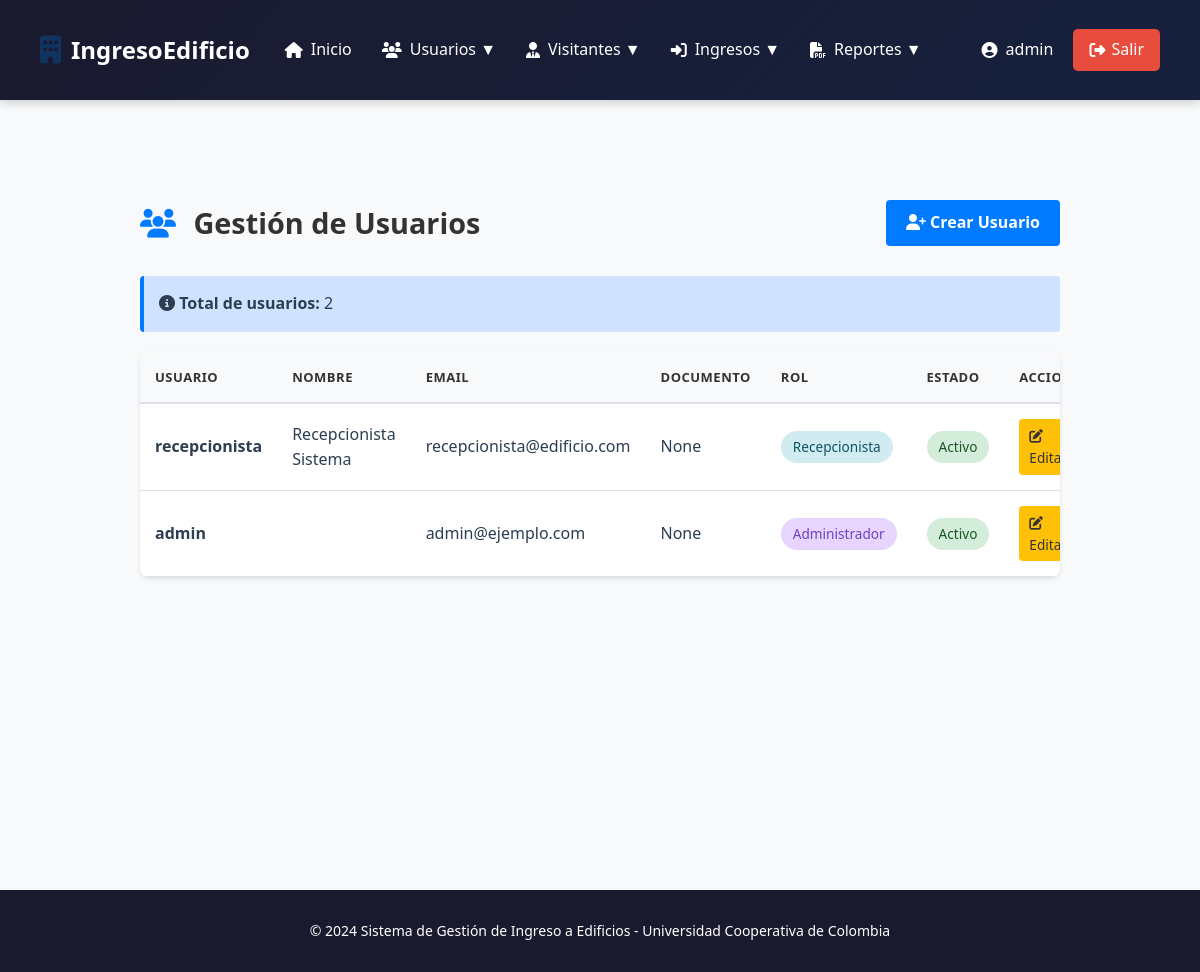
The page /usuarios/listar/ (signed in) on the database its author committed.
### ingreso_edificio/models.py (models this page shows, shortened)
class Usuario(AbstractUser):
    ROLES = [
        ('administrador', 'Administrador'),
        ('recepcionista', 'Recepcionista'),
        ('visitante', 'Visitante'),
    ]
    rol = models.CharField(max_length=20, choices=ROLES, default='visitante')
    telefono = models.CharField(max_length=20, blank=True)
    direccion = models.CharField(max_length=255, blank=True)
    documento = models.CharField(max_length=20, unique=True, null=True, blank=True)
    fecha_creacion = models.DateTimeField(auto_now_add=True)
    fecha_actualizacion = models.DateTimeField(auto_now=True)
    class Meta:
        verbose_name = 'Usuario'
        verbose_name_plural = 'Usuarios'
        ordering = ['-fecha_creacion']

### ingreso_edificio/views.py (the view)
# urls.py: path('usuarios/listar/', views.listar_usuarios, name='listar_usuarios'),
@login_required(login_url='login')
@user_passes_test(es_administrador)
def listar_usuarios(request):
    usuarios = Usuario.objects.all()
    return render(request, 'usuarios/listar_usuarios.html', {'usuarios': usuarios})

### ingreso_edificio/views.py (called while the page is built)
def es_administrador(user):
    return user.is_authenticated and user.rol == 'administrador'

### templates/usuarios/listar_usuarios.html (shortened to what this page needs)
{% extends 'base.html' %}
{% load static %}
{% block content %}
<div class="container">
    <div class="page-header">
        <h1 class="page-title">
            <i class="fas fa-users"></i>
            Gestión de Usuarios
        </h1>
        <a href="{% url 'crear_usuario' %}" class="btn-crear">
            <i class="fas fa-user-plus"></i> Crear Usuario
        </a>
    </div>
    <div class="info-box">
        <strong><i class="fas fa-info-circle"></i> Total de usuarios:</strong> {{ usuarios.count }}
    </div>
    <div class="table-container">
        {% if usuarios %}
        <table>
            <thead>
                <tr>
                    <th>Usuario</th>
                    <th>Nombre</th>
                    <th>Email</th>
                    <th>Documento</th>
                    <th>Rol</th>
                    <th>Estado</th>
                    <th>Acciones</th>
                </tr>
            </thead>
            <tbody>
                {% for usuario in usuarios %}
                <tr>
                    <td><strong>{{ usuario.username }}</strong></td>
                    <td>{{ usuario.get_full_name }}</td>
                    <td>{{ usuario.email }}</td>
                    <td>{{ usuario.documento }}</td>
                    <td>
                        {% if usuario.rol == 'administrador' %}
                            <span class="badge badge-admin">Administrador</span>
                        {% else %}
                            <span class="badge badge-recepcionista">Recepcionista</span>
                        {% endif %}
                    </td>
                    <td>
                        {% if usuario.is_active %}
                            <span class="badge badge-activo">Activo</span>
                        {% else %}
                            <span class="badge badge-inactivo">Inactivo</span>
                        {% endif %}
                    </td>
                    <td>
                        <div class="action-buttons">
                            <a href="{% url 'editar_usuario' usuario.id %}" class="btn-sm btn-edit">
                                <i class="fas fa-edit"></i> Editar
                            </a>
                        </div>
                    </td>
                </tr>
                {% endfor %}
            </tbody>
        </table>
        {% endif %}
    </div>
</div>
{% endblock %}

### templates/base.html (shortened to what this page needs)
{% load static %}
<!DOCTYPE html>
<html lang="es">
<head>
    <link rel="stylesheet" href="https://cdnjs.cloudflare.com/ajax/libs/font-awesome/6.4.0/css/all.min.css">
    <link rel="stylesheet" href="{% static 'css/styles.css' %}">
</head>
<body>
    {% if user.is_authenticated %}
    <nav class="navbar">
        <div class="navbar-container">
            <div class="navbar-brand">
                <i class="fas fa-building"></i>
                <span>IngresoEdificio</span>
            </div>
            <ul class="navbar-menu">
                <li><a href="{% url 'dashboard' %}" class="nav-link"><i class="fas fa-home"></i> Inicio</a></li>
                {% if user.rol == 'administrador' %}
                <li class="dropdown">
                    <span class="nav-link"><i class="fas fa-users"></i> Usuarios ▼</span>
                </li>
                {% endif %}
                {% if user.rol == 'administrador' or user.rol == 'recepcionista' %}
                <li class="dropdown">
                    <span class="nav-link"><i class="fas fa-user-tie"></i> Visitantes ▼</span>
                </li>
                <li class="dropdown">
                    <span class="nav-link"><i class="fas fa-sign-in-alt"></i> Ingresos ▼</span>
                </li>
                <li class="dropdown">
                    <span class="nav-link"><i class="fas fa-file-pdf"></i> Reportes ▼</span>
                </li>
                {% endif %}
            </ul>
            <div class="navbar-right">
                <span class="user-info">
                    <i class="fas fa-user-circle"></i>
                    {{ user.get_full_name|default:user.username }}
                </span>
                <a href="{% url 'logout' %}" class="logout-btn"><i class="fas fa-sign-out-alt"></i> Salir</a>
            </div>
        </div>
    </nav>
    {% endif %}
    <main class="container">
        {% block content %}{% endblock %}
    </main>
    <footer class="footer">
        <p>&copy; 2024 Sistema de Gestión de Ingreso a Edificios - Universidad Cooperativa de Colombia</p>
    </footer>
</body>
</html>

### static/css/styles.css (style rules this page uses)
* { margin: 0; padding: 0; box-sizing: border-box; }
:root { --primary: #1a1a2e; --secondary: #16213e; --accent: #0f3460; --success: #27ae60; --danger: #e74c3c; --warning: #f39c12; --info: #3498db; --light: #ecf0f1; --dark: #2c3e50; --text: #2c3e50; --border: #bdc3c7; }
body { font-family: 'Segoe UI', Tahoma, Geneva, Verdana, sans-serif; color: var(--text); background-color: #f8f9fa; line-height: 1.6; }
.navbar { background: linear-gradient(135deg, var(--primary) 0%, var(--secondary) 100%); color: white; padding: 0; position: sticky; top: 0; z-index: 1000; box-shadow: 0 2px 10px rgba(0, 0, 0, 0.2); }
.navbar-container { max-width: 1400px; margin: 0 auto; padding: 0 20px; display: flex; align-items: center; justify-content: space-between; height: 70px; }
.navbar-brand { display: flex; align-items: center; gap: 10px; font-size: 24px; font-weight: bold; color: white; }
.navbar-brand i { color: #0f3460; font-size: 28px; }
.navbar-menu { display: flex; list-style: none; gap: 30px; flex: 1; margin-left: 50px; }
.nav-link { color: white; text-decoration: none; display: flex; align-items: center; gap: 8px; padding: 8px 12px; border-radius: 5px; transition: all 0.3s ease; font-weight: 500; }
.dropdown { position: relative; }
.navbar-right { display: flex; align-items: center; gap: 20px; }
.user-info { display: flex; align-items: center; gap: 8px; color: white; }
.logout-btn { padding: 8px 16px; background-color: var(--danger); color: white; border: none; border-radius: 5px; cursor: pointer; text-decoration: none; display: flex; align-items: center; gap: 6px; transition: all 0.3s ease; font-weight: 500; }
.container { max-width: 1400px; margin: 40px auto; padding: 0 20px; min-height: calc(100vh - 200px); }
.table-container { background: white; border-radius: 10px; box-shadow: 0 5px 15px rgba(0, 0, 0, 0.08); overflow: hidden; }
table { width: 100%; border-collapse: collapse; }
table thead { background-color: #f8f9fa; border-bottom: 2px solid var(--border); }
table th { padding: 18px; text-align: left; font-weight: 600; color: var(--text); text-transform: uppercase; font-size: 13px; letter-spacing: 0.5px; }
table td { padding: 16px 18px; border-bottom: 1px solid #f0f0f0; }
table tbody tr { transition: all 0.3s ease; }
.action-buttons { display: flex; gap: 8px; }
.btn-edit { background-color: var(--info); color: white; }
.footer { background-color: var(--primary); color: white; text-align: center; padding: 30px; margin-top: 60px; font-size: 14px; }

### templates/base.html (style rules this page uses)
.navbar { background: linear-gradient(135deg, #1a1a2e 0%, #16213e 100%); color: white; padding: 15px 20px; position: sticky; top: 0; z-index: 1000; box-shadow: 0 2px 10px rgba(0, 0, 0, 0.2); }
.navbar-container { max-width: 1400px; margin: 0 auto; display: flex; align-items: center; justify-content: space-between; flex-wrap: wrap; gap: 20px; }
.navbar-brand { display: flex; align-items: center; gap: 10px; font-size: 24px; font-weight: bold; color: white; }
.navbar-brand i { color: #0f3460; font-size: 28px; }
.navbar-menu { display: flex; list-style: none; gap: 0; margin: 0; padding: 0; flex-wrap: wrap; }
.navbar-menu li { position: relative; }
.nav-link { color: white; text-decoration: none; display: flex; align-items: center; gap: 8px; padding: 10px 15px; border-radius: 5px; transition: all 0.3s ease; font-weight: 500; white-space: nowrap; cursor: pointer; user-select: none; }
.dropdown { position: relative; }
.navbar-right { display: flex; align-items: center; gap: 20px; }
.user-info { display: flex; align-items: center; gap: 8px; color: white; }
.logout-btn { padding: 8px 16px; background-color: #e74c3c; color: white; border: none; border-radius: 5px; cursor: pointer; text-decoration: none; display: inline-flex; align-items: center; gap: 6px; transition: all 0.3s ease; font-weight: 500; }

### rows shown on the page
Usuario: get_full_name "admin", username "admin", email "admin@ejemplo.com", documento "None", rol "Administrador", is_active "Activo"
Usuario: username "recepcionista", get_full_name "Recepcionista Sistema", email "recepcionista@edificio.com", documento "None", rol "Recepcionista", is_active "Activo"

### other values the page prints
{{ usuarios.count }} "2"
